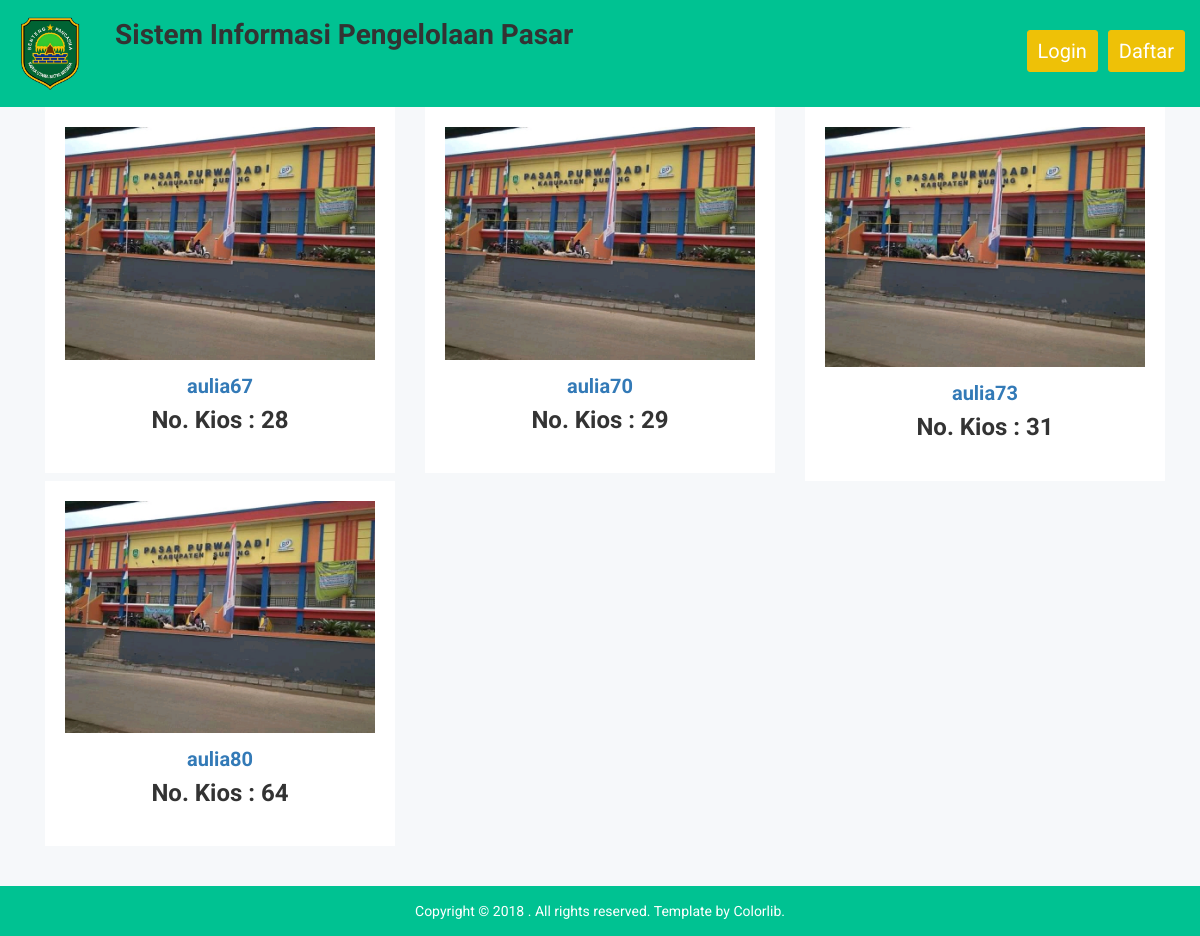
Screenshot of /pasar/data_pedagang/28 with the database file from the repository.
### tables this page shows
CREATE TABLE `pedagang` (
  `id_pedagang` int(11) NOT NULL,
  `nik` varchar(100) NOT NULL,
  `id_user` varchar(191) NOT NULL,
  `nama_pedagang` varchar(100) NOT NULL,
  `alamat` varchar(100) NOT NULL,
  `id_pasar` varchar(100) DEFAULT NULL,
  `no_kios` varchar(100) NOT NULL,
  `foto_kios` varchar(191) NOT NULL,
  `jenis_pedagang` enum('pkl','kios','los','') NOT NULL,
  `status` enum('buka','tutup') NOT NULL,
  `foto` varchar(191) DEFAULT NULL,
  `alasan` text DEFAULT NULL
);

### application/controllers/Pasar.php (called while the page is built, shortened)
<?php
class Pasar extends CI_Controller
{
  public function data_pedagang($id_pasar)
  {
    $this->db->join('pasar', 'pedagang.id_pasar = pasar.id_pasar');
    $data['pedagang'] = $this->db->get_where('pedagang', [
      'pedagang.id_pasar'  => $id_pasar
    ])->result_array();
    $this->load->view('data_pedagang', $data);
  }
}

### index.php (called while the page is built, shortened)
<?php
require_once BASEPATH.'core/CodeIgniter.php';

### application/views/data_pedagang.php (the view, shortened to what this page needs)
<div class="animation-area">
    <div class="container">
      <?php
        $j  = 1;
        for ($i=0; $i < count($pedagang); $i++) {
          $key  = $pedagang[$i];
          if ($j % 3 == 0) { ?>
            <div class="row">
          <?php } ?>
          <div class="col-lg-4 col-md-4 col-sm-4 col-xs-12">
              <div class="animation-single-int">
                  <div class="animation-img mg-b-15">
                      <img class="animate-one" src="<?= base_url('assets/img/' . $key['foto_kios']); ?>" alt="" />
                  </div>
                  <div class="animation-ctn-hd">
                      <h2 class="text-center"><a href="<?= base_url('pasar/pedagang/' . $key['id_pedagang']); ?>"><?= $key['nama_pedagang']; ?></a></h2>
                      <h3 class="text-center">No. Kios  : <?= $key['no_kios']; ?></h3>
                  </div>
              </div>
          </div>
          <?php if ($j % 3 == 0) { ?>
            </div>
          <?php }
          $j++;
        }
      ?>
    </div>
</div>

### assets/css/animation/animation-custom.css (style rules this page uses)
.animation-single-int { padding:20px; background:#fff; }

### assets/css/main.css (style rules this page uses)
html { color: #222; font-size: 1em; line-height: 1.4; }
audio, canvas, iframe, img, svg, video { vertical-align: middle; }

### rows the page displays
pedagang: foto_kios (picture), nama_pedagang "aulia67", no_kios "28"
pedagang: foto_kios (picture), nama_pedagang "aulia70", no_kios "29"
pedagang: foto_kios (picture), nama_pedagang "aulia73", no_kios "31"
pedagang: foto_kios (picture), nama_pedagang "aulia80", no_kios "64"
